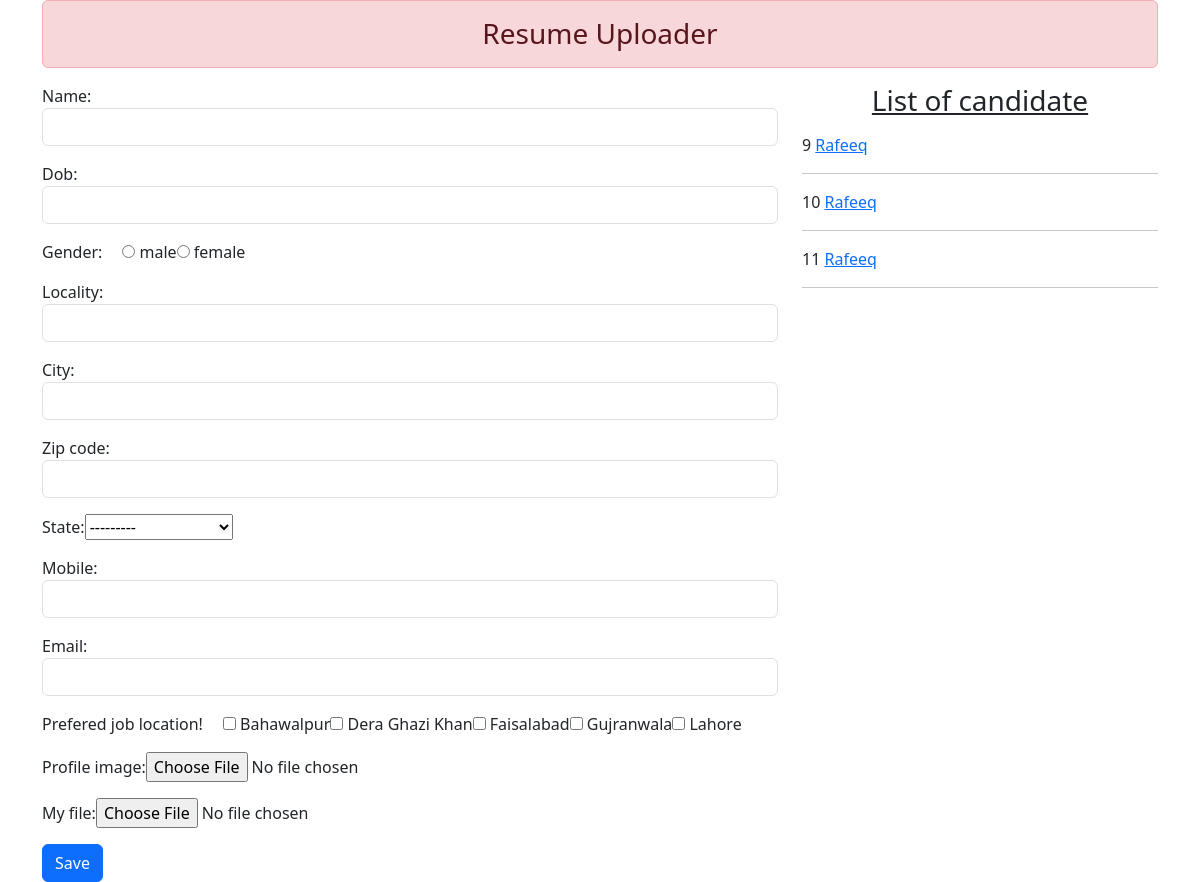
The page / on the database its author committed.
### enroll/models.py (models this page shows)
class Resume(models.Model):
    name=models.CharField(max_length=55)
    dob=models.DateTimeField(auto_now=False,auto_now_add=False)
    gender=models.CharField(max_length=20)
    locality=models.CharField(max_length=50)
    city=models.CharField(max_length=100)
    zip_code=models.PositiveIntegerField()
    state=models.CharField(choices=STATE_CHOICES ,max_length=100)
    mobile=models.PositiveIntegerField()
    email=models.EmailField(max_length=70)
    job_city=models.CharField(max_length=70)
    profile_image=models.ImageField(upload_to='myimage',blank=True)
    my_file=models.FileField(upload_to='doc',blank=True)

### enroll/views.py (the view, shortened to what this page needs)
# urls.py: path('',views.Resumeview.as_view(),name='resume '),
class Resumeview(View):
    def get(self,request):
        fm=ResumeForm()
        candidates=Resume.objects.all()
        return render(request,'enroll/home.html',{'form':fm,'candidates':candidates})

### enroll/forms.py
class ResumeForm(forms.ModelForm):
    gender=forms.ChoiceField(choices=GENER_CHOICES,widget=forms.RadioSelect)
    job_city=forms.MultipleChoiceField(label='Prefered job location!',
                                       choices=CITY_CHOICES,widget=forms.CheckboxSelectMultiple)
    class Meta:
        model = Resume
        fields = ['id','name','dob','gender','locality','city','zip_code',
                  'state','mobile','email',
                  'job_city','profile_image','my_file']
        widgets={
            'name':forms.TextInput(attrs={'class':'form-control'}),
            'dob':forms.TextInput(attrs={'class':'form-control','id':'datepicker'}),
            'locality':forms.TextInput(attrs={'class':'form-control'}),
            'city':forms.TextInput(attrs={'class':'form-control'}),
            'zip_code':forms.TextInput(attrs={'class':'form-control'}),
            'mobile':forms.TextInput(attrs={'class':'form-control'}),
            'email':forms.TextInput(attrs={'class':'form-control'}),
        }

### enroll/templates/enroll/home.html (shortened to what this page needs)
<!doctype html>
{% load static %}
<html lang="en">
  <head>
    <link href="https://cdn.jsdelivr.net/npm/bootstrap@5.3.0/dist/css/bootstrap.min.css" rel="stylesheet">
    <link rel="stylesheet" href="//code.jquery.com/ui/1.13.2/themes/base/jquery-ui.css">
    <link rel="stylesheet" href="{% static 'enroll/css/style.css' %}">
  </head>
  <body>
    <div class="container">
      <h3 class="alert alert-danger text-center p-3">Resume Uploader</h3>
        <div class="row">
            <div class="col-sm-8">
                <form action="" method="post" enctype='multipart/form-data'>
                    {% for fm in form  %}
                    <div class="form-group mb-3">
                        {{fm.label_tag}}{{fm}} <small class="text_danger">{{fm.errors|striptags}}</small>
                    </div>
                    {% endfor %}
                    <input type="submit" class='btn btn-primary' value="Save">
                </form>
            </div>
            <div class="col-sm-4">
              <h3 class="text-center mb-3"> <u>List of candidate</u> </h3>
              {% for candidate in candidates %}
              {{candidate.id}}
              <a href="{% url 'candidate' candidate.id %}">{{candidate.name}}</a> <hr>
              {% endfor %}
            </div>
        </div>
    </div>
  </body>
</html>

### enroll/static/enroll/css/style.css (style rules this page uses)
#id_job_city,#id_gender { list-style-type: none; display: inline-flex; padding-left: 20px; }

### rows shown on the page
Resume: id "9", name "Rafeeq"
Resume: id "10", name "Rafeeq"
Resume: id "11", name "Rafeeq"

### other values the page prints
{{ fm.label_tag }} "Name:" "Dob:" "Gender:" "Locality:" "City:" "Zip code:" "State:" "Mobile:" "Email:" "Prefered job location!" "Profile image:" "My file:"
